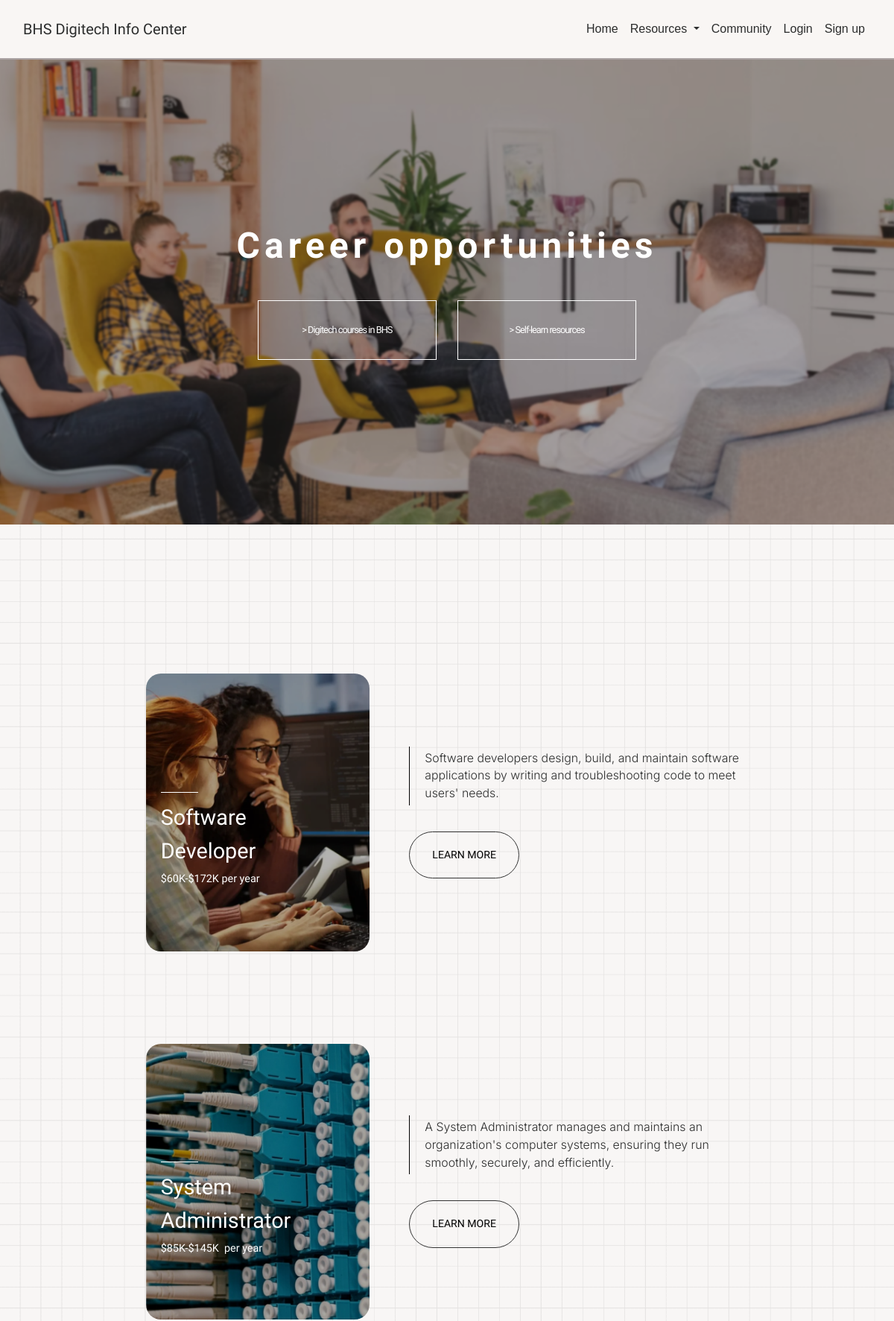
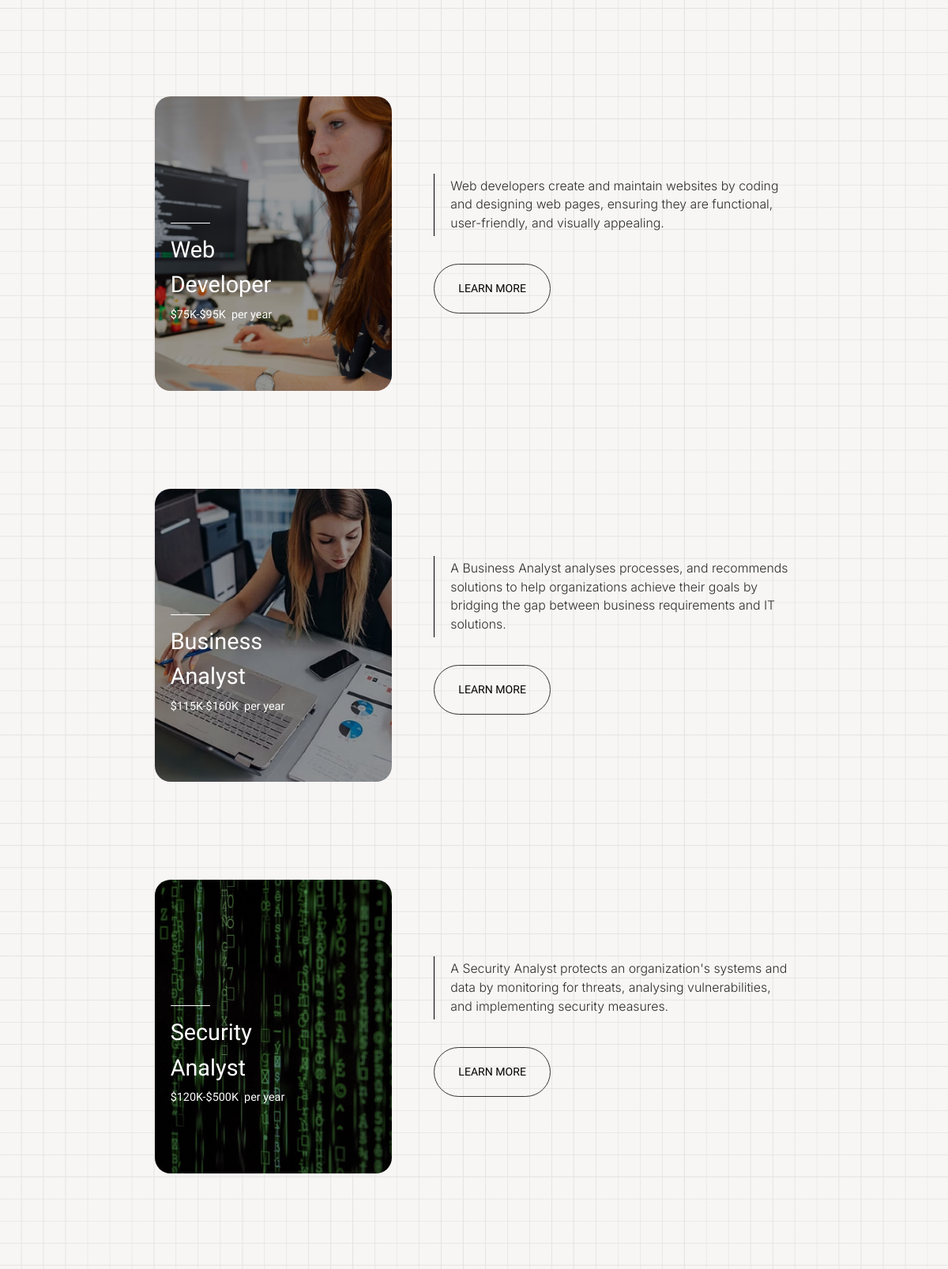
/resources/career-opportunities (upper part), run on the app's committed database (2 pictures, top to bottom).
### tables this page shows
CREATE TABLE career_cards (cardID INTEGER PRIMARY KEY, carrer_1 TEXT, career_2 TEXT, salary TEXT, description TEXT, img_src TEXT, career TEXT);

### website/views.py (the view, shortened to what this page needs)
@views.route('/resources/<submenu>', defaults={'career':None})
@views.route('/resources/<submenu>/<career>')
def resources(submenu, career):
    if submenu == 'career-opportunities':
        if career == 'Software Developer':
            return render_template('career/software.html')
        elif career == 'System Administrator':
            return render_template('career/system.html')
        elif career == 'Web Developer':
            return render_template('career/web.html')
        elif career == 'Business Analyst':
            return render_template('career/business.html')
        elif career == 'Security Analyst':
            return render_template('career/security.html')
        elif career == 'Network Administrator':
            return render_template('career/network.html')
        elif career == None:
            sql = 'SELECT * FROM career_cards;'
            cards = query_db(sql)
            return render_template('career/r-career.html', cards=cards)
        else:
            abort(404)
    elif submenu == 'self-learn-resources':
        return render_template('r-self.html')
    elif submenu=='home':
       return render_template('resources.html')
    else:
        abort(404)

### website/views.py (called while the page is built)
def query_db(sql, args=(), one=False):
    db = sqlite3.connect('web.db')
    cursor = db.cursor()
    cursor.execute(sql, args)
    results = cursor.fetchall()
    db.commit()
    db.close()
    return (results[0] if results else None) if one else results

### website/templates/career/r-career.html
{% extends "base.html" %} {% block title %} Career opportunities : BHS Digital technologies Information Centre {% endblock %}
{% block content %}
<section class="banner career-banner-img no-margin">
    <div class="banner-content">
        <h1 class="heading-f">Career opportunities</h1>
        <br>
        <div class="banner-buttons">
            <a href="{{ url_for('views.resources', submenu='courses-at-burnside') }}">
                <button class="button-angular heading-d">> Digitech courses in BHS</button>
            </a>
            <a href="{{ url_for('views.resources', submenu='self-learn-resources') }}">
                <button class="button-angular heading-d">> Self-learn resources</button>
            </a>
        </div>
    </div>
</section>
<section class="career-section">
    {% for card in cards %}
        <div class="career-card-container">
            <div class="career-card">
                <div class="career-img-container">
                    <a href="{{ url_for('views.resources', submenu='career-opportunities', career=card[6]) }}">
                        <img src="{{ card[5] }}" alt="{{ card[1] }} {{ card[2] }}">
                    </a>
                    <div class="career-info">
                        <div class="textbox">
                            <hr>
                            <h2 class="heading-a">{{ card[1] }}</h2>
                            <h2 class="heading-a">{{ card[2] }}</h2>
                            <p class="heading-f">{{ card[3] }}</p>
                        </div>
                    </div>
                </div>
            </div>
            <div class="career-description">
                <p class="text-c">{{ card[4] }}</p>
                <a href="{{ url_for('views.resources', submenu='career-opportunities', career=card[6]) }}">
                    <button class="button-a">LEARN MORE</button>
                </a>
            </div>
        </div>
        <br>
    {% endfor %}
</section>
{% endblock %}

### website/static/styles.css (style rules this page uses)
body { background-image: url('../static/img/grid.png'); background-repeat: repeat center center; -webkit-background-size: cover; -moz-background-size: cover; -o-background-size: cover; background-size: 100vw; background-color: #F8F6F5; font-family: Arial, sans-serif; margin: 0; padding: 0; overflow-x: hidden; color: #2C2D2D; margin-top: 80px; }
.no-margin { width: 100vw; left: 50%; right: 50%; position: relative; margin-left: -50vw; margin-right: -50vw; }
h1 { font-size: 50px; font-weight: bolder; }
.button-angular { background-color: transparent; border: solid 1px #0B0B10; padding: 23px 35px; cursor: pointer; }
.heading-a { font-family: "Lalezar", system-ui; font-weight: 400; font-style: normal; }
.heading-d { font-family: "Courier Prime", monospace; font-weight: 400; font-style: normal; letter-spacing: -1px; }
.heading-f { font-family: "Michroma", sans-serif; font-weight: 400; font-style: normal; }
.text-c { font-family: "Inter", sans-serif; font-optical-sizing: auto; font-weight: 300; font-style: normal; }
.button-a { font-family: "Mallanna", sans-serif; font-weight: 400; font-style: normal; }
.career-banner-img { background-image: url('img/career-banner.png'); }
.banner { background-size: cover; background-position: center; height: 78vh; position: relative; display: flex; justify-content: center; align-items: center; }
.banner-content { align-items: center; text-align: center; color: white; }
.banner h1 { font-size: 3em; font-weight: bold; margin-bottom: 20px; letter-spacing: 6px; }
.banner-buttons { display: flex; justify-content: space-evenly; }
.banner-buttons button { background-color: transparent; border: 1px solid white; color: white; width: 240px; height: 80px; cursor: pointer; font-size: 0.8em; }
.career-section { padding: 150px 50px; }
.career-card-container { display: flex; flex-wrap: wrap; align-content: stretch; justify-content: space-evenly; align-items: center; margin: 50px; }
.career-card { width: 30%; }
.career-img-container { position: relative; width: 300px; }
.career-img-container img { width: 100%; border-radius: 20px; }
.textbox { position: absolute; top: 0; left: 0; width: 100%; height: 100%; display: flex; flex-direction: column; justify-content: center; padding: 20px; padding-top: 70px; color: white; border-radius: 10px; }
.textbox hr { margin-top: 40px; margin-left: 0px; border-top: 1px solid white; width: 50px; }
.textbox h2 { font-size: 1.8em; margin-bottom: 10px; }
.textbox p { font-size: 0.9em; }
.career-description { width: 50%; margin-left: 30px; text-align: left; font-size: 1.1em; }
.career-description p { font-size: 0.9em; margin-bottom: 35px; padding: 4px 0 4px 20px; border-left: 1.8px solid black; }
.career-description button { padding: 20px 30px; border: 1px solid #333; border-radius: 40px; background-color: transparent; cursor: pointer; font-size: 0.8em; }

### data on the page
career_cards: img_src (picture), carrer_1 "Software", career_2 "Developer", salary "$60K-$172K per year", description "Software developers design, build, and maintain software applications by writing and troubleshooting code to meet users' needs."
career_cards: img_src (picture), carrer_1 "System", career_2 "Administrator", salary "$85K-$145K per year", description "A System Administrator manages and maintains an organization's computer systems, ensuring they run smoothly, securely, and efficiently."
career_cards: img_src (picture), carrer_1 "Web", career_2 "Developer", salary "$75K-$95K per year", description "Web developers create and maintain websites by coding and designing web pages, ensuring they are functional, user-friendly, and visually appealing."
career_cards: img_src (picture), carrer_1 "Business", career_2 "Analyst", salary "$115K-$160K per year", description "A Business Analyst analyses processes, and recommends solutions to help organizations achieve their goals by bridging the gap between business requirements and IT solutions."
career_cards: img_src (picture), carrer_1 "Security", career_2 "Analyst", salary "$120K-$500K per year", description "A Security Analyst protects an organization's systems and data by monitoring for threats, analysing vulnerabilities, and implementing security measures."
